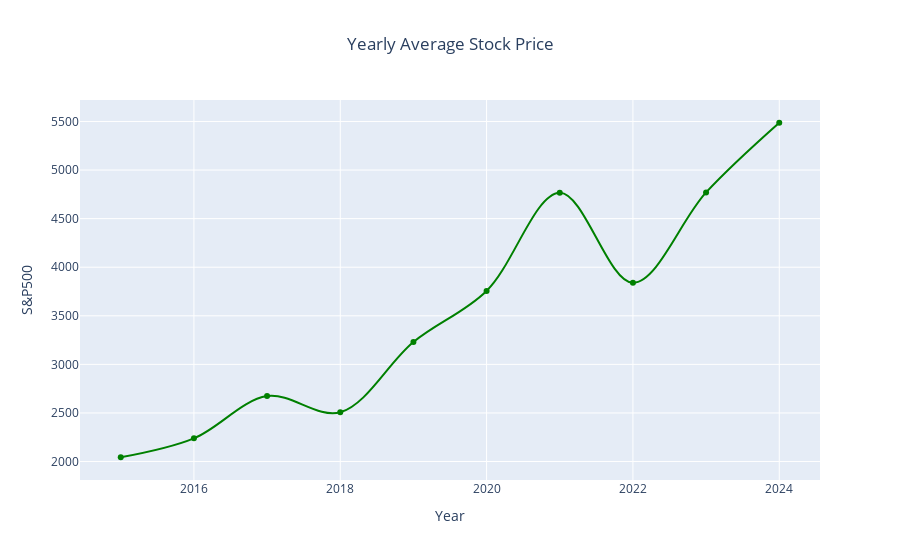
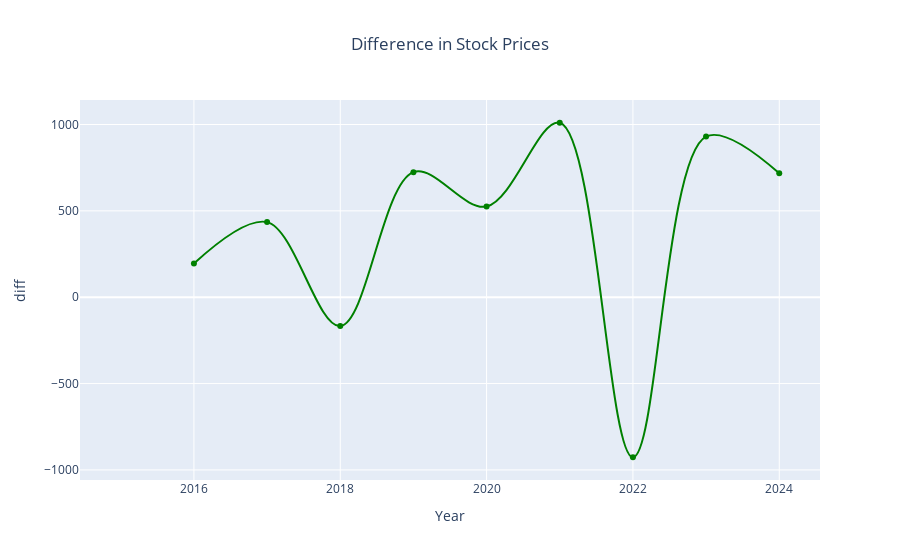

Notebook code for these charts, in order:
### Code cell
fig = px.line(Index_Year,x="Year",y="S&P500",markers=True, color_discrete_sequence=["green"],
        title="Yearly Average Stock Price",line_shape="spline")
fig.update_layout(title={'text':'Yearly Average Stock Price', 'x':0.5})

fig2 = px.line(Index_Year,x="Year",y="diff",markers=True, color_discrete_sequence=["green"],
        title="Difference in Stock Prices",line_shape="spline")
fig2.update_layout(title={'text':'Difference in Stock Prices', 'x':0.5})

fig.show()
fig2.show()

### Figure 1 — Plotly figure (JSON) as saved in the notebook; plotly's stock layout.template omitted (floating-point values rounded to 4 significant figures)
{"data": [{"hovertemplate": "Year=%{x}<br>S&P500=%{y}<extra></extra>", "legendgroup": "", "line": {"color": "green", "dash": "solid", "shape": "spline"}, "marker": {"symbol": "circle"}, "mode": "lines+markers", "name": "", "orientation": "v", "showlegend": false, "type": "scatter", "x": [2015, 2016, 2017, 2018, 2019, 2020, 2021, 2022, 2023, 2024], "xaxis": "x", "y": [2044.0, 2239.0, 2674.0, 2507.0, 3231.0, 3756.0, 4766.0, 3840.0, 4770.0, 5487.0], "yaxis": "y"}], "layout": {"legend": {"tracegroupgap": 0}, "title": {"text": "Yearly Average Stock Price", "x": 0.5}, "xaxis": {"anchor": "y", "domain": [0, 1], "title": {"text": "Year"}}, "yaxis": {"anchor": "x", "domain": [0, 1], "title": {"text": "S&P500"}}}}

### Figure 2 — Plotly figure (JSON) as saved in the notebook; plotly's stock layout.template omitted (floating-point values rounded to 4 significant figures)
{"data": [{"hovertemplate": "Year=%{x}<br>diff=%{y}<extra></extra>", "legendgroup": "", "line": {"color": "green", "dash": "solid", "shape": "spline"}, "marker": {"symbol": "circle"}, "mode": "lines+markers", "name": "", "orientation": "v", "showlegend": false, "type": "scatter", "x": [2015, 2016, 2017, 2018, 2019, 2020, 2021, 2022, 2023, 2024], "xaxis": "x", "y": [null, 194.9, 434.8, -166.8, 723.9, 525.3, 1010.0, -926.7, 930.3, 717.2], "yaxis": "y"}], "layout": {"legend": {"tracegroupgap": 0}, "title": {"text": "Difference in Stock Prices", "x": 0.5}, "xaxis": {"anchor": "y", "domain": [0, 1], "title": {"text": "Year"}}, "yaxis": {"anchor": "x", "domain": [0, 1], "title": {"text": "diff"}}}}
